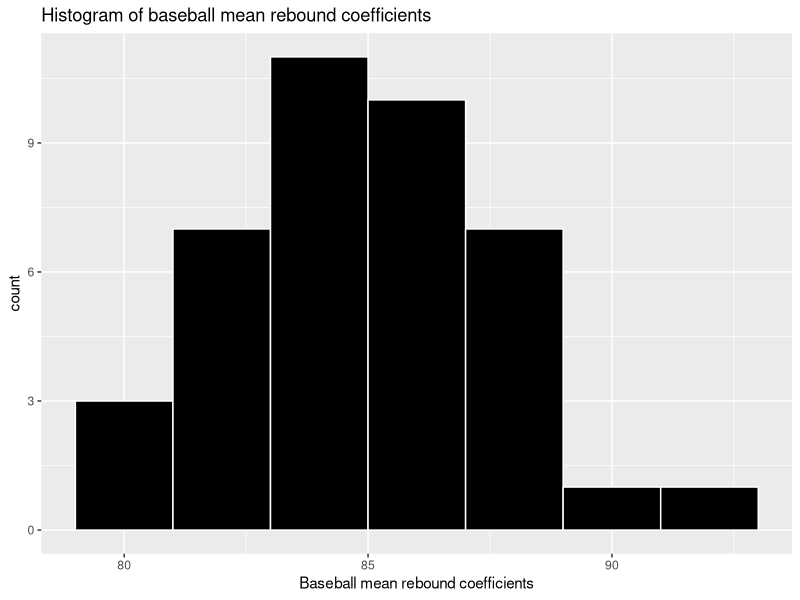

This chart was generated by the following R code:
## ---- chunk 1
#Retain (and do not edit) this code chunk!!!
library(knitr)
knitr::opts_chunk$set(echo = FALSE)
knitr::opts_chunk$set(message = FALSE)

library(tidyverse)
library(here)

## ---- chunk 2
#Q1
baseballs <- read_csv(here('./HW5/exp07-9.txt'), quote = "'")

ggplot(baseballs, aes(x=coefficient)) +
  geom_histogram(color='white', fill='black', binwidth = 2) +
  xlab('Baseball mean rebound coefficients') +
  ggtitle('Histogram of baseball mean rebound coefficients')
          
## ---- chunk 3
#Q2
bball_summ <- baseballs %>%
  summarize(Mean = round(mean(coefficient),2),
            StDev = round(sd(coefficient),2))

kable(bball_summ)

## ---- chunk 4
#Q3
t.test(baseballs$coefficient, alternative = 'less', mu = 85)
## ---- chunk 5
#Q4A
n <- 40
s <- sd(baseballs$coefficient)
ts <- ((n-1)*(s^2))/4

#Q4B
pval <- 1-pchisq(ts, df = n-1)

## ---- chunk 6
#Q5
potency <- read_csv(here('./HW4/ex6-59.txt'), quote = "'") %>%
  pivot_longer(everything(), names_to = 'Group',
               values_to = 'Potency')

var.test(Potency ~ Group, data = potency)

